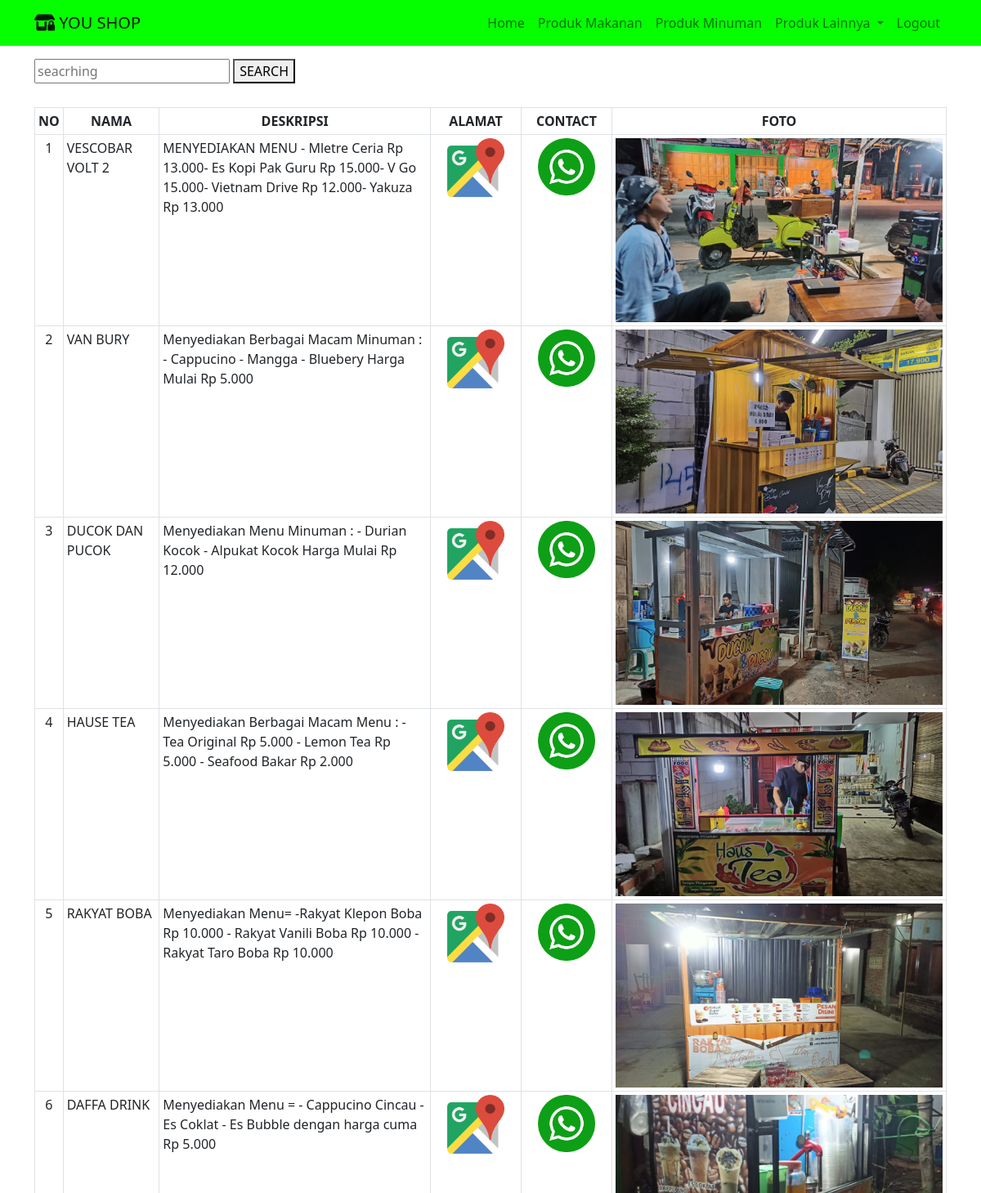
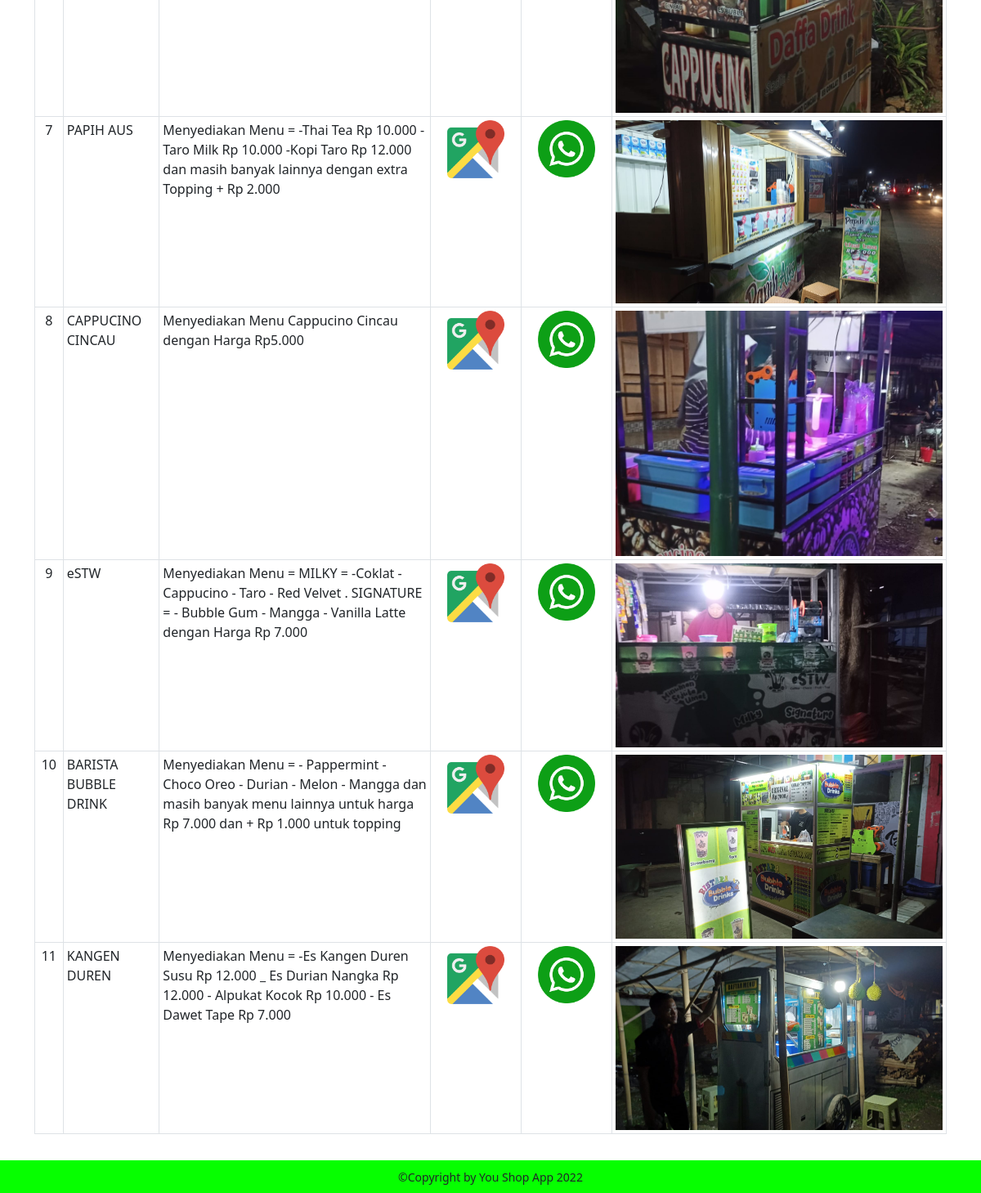
Screenshot of /USER/produk-minuman.php with the database file from the repository (2 pictures, top to bottom).
### tables this page shows
CREATE TABLE `tbl_minuman` (
  `ID` int(11) NOT NULL,
  `NAMA` varchar(200) NOT NULL,
  `DESKRIPSI` varchar(400) NOT NULL,
  `ALAMAT` varchar(400) NOT NULL,
  `CONTACT` varchar(200) NOT NULL,
  `FOTO` varchar(200) NOT NULL
);

### USER/koneksi.php (called while the page is built, shortened)
<?php
$host = "localhost";
$user = "root";
$password = "";
$db = "dbyoushop";
$koneksi = mysqli_connect($host, $user, $password, $db);
function query($query) {
  global $koneksi;
  $result = mysqli_query($koneksi, $query);
  $rows = [];
  while($row =mysqli_fetch_assoc($result)){
    $rows[] = $row;
    }
  return $rows;
}
?>

### USER/produk-minuman.php (the view, shortened to what this page needs)
<?php
 include "header.php";
 include "koneksi.php";
 $minuman = query("SELECT * FROM tbl_minuman");
?>
<br>
<form action="" method="POST">
<input type="text" name="cari" size="20" autofocus placeholder="seacrhing " autocomplete="off">
<button type="submit" >SEARCH</button>
</form>
<br>
<div class="table-responsive">
<table class="table table-bordered table-sm table-hover" style="margin-top :5px;">
<thead>
  <tr>
    <th style="text-align: center;">NO</th>
    <th style="text-align: center;">NAMA</th>
    <th style="text-align: center;">DESKRIPSI</th>
    <th style="text-align: center;">ALAMAT</th>
    <th style="text-align: center;">CONTACT</th>
    <th style="text-align: center;">FOTO</th>
  </tr>
</thead>
<tbody>
  <?php $nomor = 1;?>
  <?php foreach($minuman as $pecah):?>
  <tr>
    <td style="text-align: center;"><?php echo $nomor++;?> </td>
    <td><?php echo $pecah['NAMA'];?> </td>
    <td><?php echo $pecah['DESKRIPSI'];?> </td>
    <td>
          <a class="p-3" href="<?php echo $pecah ['ALAMAT'];?>"><img src="../file/maps.png" width="70px"></a>
        </td>
    <td >
      <a class="px-3 py-5" href="<?php echo $pecah ['CONTACT'];?>"><img src="../file/wa logo.png" width="70px" ></a>
    </td>
    <td>
    <img src="../foto-minuman/<?php echo $pecah['FOTO'];?>" width="400">
   </td>
  </tr>
  <?php endforeach; ?>
</tbody>
</table>
</div>
<?php
  include "footer.php";
  ?>

### rows the page displays
tbl_minuman: NAMA "VESCOBAR VOLT 2", DESKRIPSI "MENYEDIAKAN MENU - Mletre Ceria Rp 13.000- Es Kopi Pak Guru Rp 15.000- V Go 15.000- Vietnam Drive Rp 12.000- Yakuza Rp 13.000", FOTO (picture)
tbl_minuman: NAMA "VAN BURY", DESKRIPSI "Menyediakan Berbagai Macam Minuman : - Cappucino - Mangga - Bluebery Harga Mulai Rp 5.000", FOTO (picture)
tbl_minuman: NAMA "DUCOK DAN PUCOK", DESKRIPSI "Menyediakan Menu Minuman : - Durian Kocok - Alpukat Kocok Harga Mulai Rp 12.000", FOTO (picture)
tbl_minuman: NAMA "HAUSE TEA", DESKRIPSI "Menyediakan Berbagai Macam Menu : - Tea Original Rp 5.000 - Lemon Tea Rp 5.000 - Seafood Bakar Rp 2.000", FOTO (picture)
tbl_minuman: NAMA "RAKYAT BOBA", DESKRIPSI "Menyediakan Menu= -Rakyat Klepon Boba Rp 10.000 - Rakyat Vanili Boba Rp 10.000 -Rakyat Taro Boba Rp 10.000", FOTO (picture)
tbl_minuman: NAMA "DAFFA DRINK", DESKRIPSI "Menyediakan Menu = - Cappucino Cincau - Es Coklat - Es Bubble dengan harga cuma Rp 5.000", FOTO (picture)
tbl_minuman: NAMA "PAPIH AUS", DESKRIPSI "Menyediakan Menu = -Thai Tea Rp 10.000 - Taro Milk Rp 10.000 -Kopi Taro Rp 12.000 dan masih banyak lainnya dengan extra Topping + Rp 2.000", FOTO (picture)
tbl_minuman: NAMA "CAPPUCINO CINCAU", DESKRIPSI "Menyediakan Menu Cappucino Cincau dengan Harga Rp5.000", FOTO (picture)
tbl_minuman: NAMA "eSTW", DESKRIPSI "Menyediakan Menu = MILKY = -Coklat - Cappucino - Taro - Red Velvet . SIGNATURE = - Bubble Gum - Mangga - Vanilla Latte dengan Harga Rp 7.000", FOTO (picture)
tbl_minuman: NAMA "BARISTA BUBBLE DRINK", DESKRIPSI "Menyediakan Menu = - Pappermint - Choco Oreo - Durian - Melon - Mangga dan masih banyak menu lainnya untuk harga Rp 7.000 dan + Rp 1.000 untuk topping", FOTO (picture)
tbl_minuman: NAMA "KANGEN DUREN", DESKRIPSI "Menyediakan Menu = -Es Kangen Duren Susu Rp 12.000 _ Es Durian Nangka Rp 12.000 - Alpukat Kocok Rp 10.000 - Es Dawet Tape Rp 7.000", FOTO (picture)
